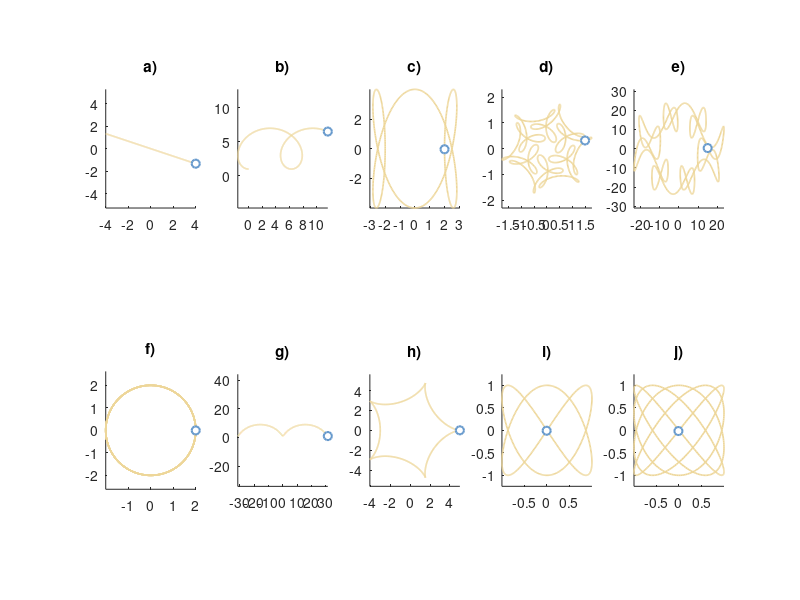

Write the MATLAB code that produced this figure.
% Limpieza de pantalla
clear all
close all
clc

% Creamos una figura amplia con fondo blanco para 10 subgráficas
figure('Color', 'w', 'Position', [50, 50, 1600, 700]);

colorLinea = [0.93 0.84 0.6]; % Color crema/dorado
colorMarcador = [0.4 0.6 0.8]; % Color azul

% ==========================================
% a) t ∈ [-2, 2]
% ==========================================
subplot(2,5,1);
t_a = -2:0.01:2;
x_a = 2 .* t_a;
y_a = (t_a - 3.*t_a) ./ 3; % Nota: si era t al cubo, usa t_a.^3
plot(x_a, y_a, 'Color', colorLinea, 'LineWidth', 1.2); hold on;
plot(x_a(end), y_a(end), 'o', 'MarkerSize', 6, 'MarkerFaceColor', 'w', 'Color', colorMarcador, 'LineWidth', 1.5); 
axis equal; set(gca, 'Color', 'w'); box off; title('a)');

% ==========================================
% b) t ∈ [0, 10]
% ==========================================
subplot(2,5,2);
t_b = 0:0.01:10;
x_b = t_b - 3.*sin(t_b);
y_b = 4 - 3.*cos(t_b);
plot(x_b, y_b, 'Color', colorLinea, 'LineWidth', 1.2); hold on;
plot(x_b(end), y_b(end), 'o', 'MarkerSize', 6, 'MarkerFaceColor', 'w', 'Color', colorMarcador, 'LineWidth', 1.5); 
axis equal; set(gca, 'Color', 'w'); box off; title('b)');

% ==========================================
% c) t ∈ [0, 2π]
% ==========================================
subplot(2,5,3);
t_c = 0:0.01:2*pi;
x_c = 3.*cos(t_c) - cos(3.*t_c);
y_c = 4.*sin(3.*t_c);
plot(x_c, y_c, 'Color', colorLinea, 'LineWidth', 1.2); hold on;
plot(x_c(end), y_c(end), 'o', 'MarkerSize', 6, 'MarkerFaceColor', 'w', 'Color', colorMarcador, 'LineWidth', 1.5); 
axis equal; set(gca, 'Color', 'w'); box off; title('c)');

% ==========================================
% d) t ∈ [0, 2π]
% ==========================================
subplot(2,5,4);
t_d = 0:0.005:2*pi;
x_d = cos(t_d) + 0.5.*cos(7.*t_d) + (1/3).*sin(17.*t_d);
y_d = sin(t_d) + 0.5.*sin(7.*t_d) + (1/3).*cos(17.*t_d);
plot(x_d, y_d, 'Color', colorLinea, 'LineWidth', 1.2); hold on;
plot(x_d(end), y_d(end), 'o', 'MarkerSize', 6, 'MarkerFaceColor', 'w', 'Color', colorMarcador, 'LineWidth', 1.5); 
axis equal; set(gca, 'Color', 'w'); box off; title('d)');

% ==========================================
% e) t ∈ [0, 2π]
% ==========================================
subplot(2,5,5);
t_e = 0:0.005:2*pi;
x_e = 17.*cos(t_e) + 7.*cos(17 + 7.*t_e);
y_e = 17.*sin(t_e) - 7.*sin(17.*t_e);
plot(x_e, y_e, 'Color', colorLinea, 'LineWidth', 1.2); hold on;
plot(x_e(end), y_e(end), 'o', 'MarkerSize', 6, 'MarkerFaceColor', 'w', 'Color', colorMarcador, 'LineWidth', 1.5); 
axis equal; set(gca, 'Color', 'w'); box off; title('e)');

% ==========================================
% f) t ∈ [0, 14π]
% ==========================================
subplot(2,5,6);
t_f = 0:0.01:14*pi;
x_f = 2.*cos(t_f);
y_f = 2.*sin(t_f);
plot(x_f, y_f, 'Color', colorLinea, 'LineWidth', 1.2); hold on;
plot(x_f(end), y_f(end), 'o', 'MarkerSize', 6, 'MarkerFaceColor', 'w', 'Color', colorMarcador, 'LineWidth', 1.5); 
axis equal; set(gca, 'Color', 'w'); box off; title('f)');

% ==========================================
% g) t ∈ [-2π, 2π]
% ==========================================
subplot(2,5,7);
t_g = -2*pi:0.01:2*pi;
x_g = 5.*t_g - 4.*sin(t_g);
y_g = 5 - 4.*cos(t_g);
plot(x_g, y_g, 'Color', colorLinea, 'LineWidth', 1.2); hold on;
plot(x_g(end), y_g(end), 'o', 'MarkerSize', 6, 'MarkerFaceColor', 'w', 'Color', colorMarcador, 'LineWidth', 1.5); 
axis equal; set(gca, 'Color', 'w'); box off; title('g)');

% ==========================================
% h) t ∈ [0, 2π]
% ==========================================
subplot(2,5,8);
t_h = 0:0.01:2*pi;
x_h = 4.*cos(t_h) + cos(4.*t_h);
y_h = 4.*sin(t_h) - sin(4.*t_h);
plot(x_h, y_h, 'Color', colorLinea, 'LineWidth', 1.2); hold on;
plot(x_h(end), y_h(end), 'o', 'MarkerSize', 6, 'MarkerFaceColor', 'w', 'Color', colorMarcador, 'LineWidth', 1.5); 
axis equal; set(gca, 'Color', 'w'); box off; title('h)');

% ==========================================
% i) t ∈ [0, 2π]
% ==========================================
subplot(2,5,9);
t_i = 0:0.01:2*pi;
x_i = sin(2.*t_i);
y_i = sin(3.*t_i);
plot(x_i, y_i, 'Color', colorLinea, 'LineWidth', 1.2); hold on;
plot(x_i(end), y_i(end), 'o', 'MarkerSize', 6, 'MarkerFaceColor', 'w', 'Color', colorMarcador, 'LineWidth', 1.5); 
axis equal; set(gca, 'Color', 'w'); box off; title('i)');

% ==========================================
% j) t ∈ [0, 2π]
% ==========================================
subplot(2,5,10);
t_j = 0:0.01:2*pi;
x_j = sin(4.*t_j);
y_j = sin(5.*t_j);
plot(x_j, y_j, 'Color', colorLinea, 'LineWidth', 1.2); hold on;
plot(x_j(end), y_j(end), 'o', 'MarkerSize', 6, 'MarkerFaceColor', 'w', 'Color', colorMarcador, 'LineWidth', 1.5); 
axis equal; set(gca, 'Color', 'w'); box off; title('j)');
